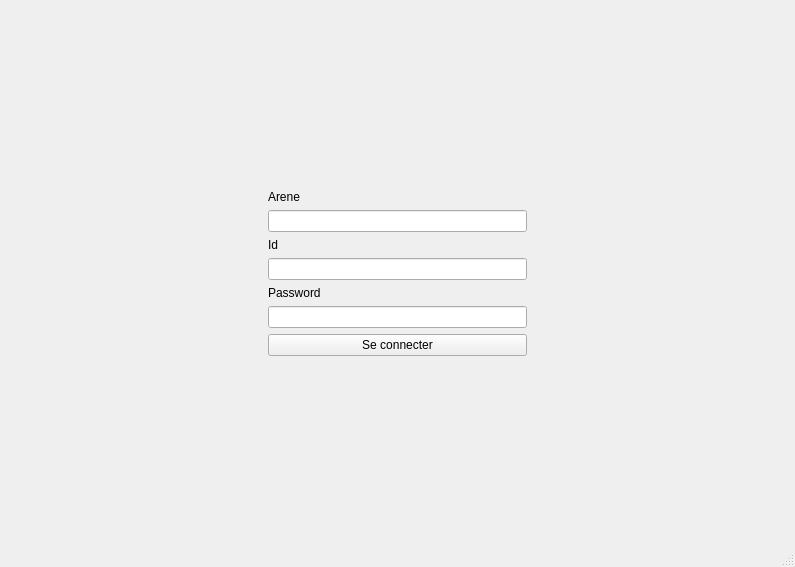
<?xml version="1.0" encoding="UTF-8"?>
<ui version="4.0">
 <class>MainWindow</class>
 <widget class="QMainWindow" name="MainWindow">
  <property name="geometry">
   <rect>
    <x>0</x>
    <y>0</y>
    <width>795</width>
    <height>567</height>
   </rect>
  </property>
  <property name="windowTitle">
   <string>MainWindow</string>
  </property>
  <widget class="QWidget" name="centralwidget">
   <layout class="QHBoxLayout" name="horizontalLayout">
    <item>
     <spacer name="horizontalSpacer">
      <property name="orientation">
       <enum>Qt::Horizontal</enum>
      </property>
      <property name="sizeHint" stdset="0">
       <size>
        <width>40</width>
        <height>20</height>
       </size>
      </property>
     </spacer>
    </item>
    <item>
     <layout class="QVBoxLayout" name="verticalLayout">
      <item>
       <spacer name="verticalSpacer">
        <property name="orientation">
         <enum>Qt::Vertical</enum>
        </property>
        <property name="sizeHint" stdset="0">
         <size>
          <width>20</width>
          <height>40</height>
         </size>
        </property>
       </spacer>
      </item>
      <item>
       <widget class="QLabel" name="label">
        <property name="text">
         <string>Arene</string>
        </property>
       </widget>
      </item>
      <item>
       <widget class="QLineEdit" name="AreneEdit">
        <property name="text">
         <string/>
        </property>
       </widget>
      </item>
      <item>
       <widget class="QLabel" name="label_2">
        <property name="text">
         <string>Id</string>
        </property>
       </widget>
      </item>
      <item>
       <widget class="QLineEdit" name="IdEdit"/>
      </item>
      <item>
       <widget class="QLabel" name="label_3">
        <property name="text">
         <string>Password</string>
        </property>
       </widget>
      </item>
      <item>
       <widget class="QLineEdit" name="PasswordEdit"/>
      </item>
      <item>
       <widget class="QPushButton" name="pushButton">
        <property name="text">
         <string>Se connecter</string>
        </property>
       </widget>
      </item>
      <item>
       <spacer name="verticalSpacer_2">
        <property name="orientation">
         <enum>Qt::Vertical</enum>
        </property>
        <property name="sizeHint" stdset="0">
         <size>
          <width>20</width>
          <height>40</height>
         </size>
        </property>
       </spacer>
      </item>
     </layout>
    </item>
    <item>
     <spacer name="horizontalSpacer_2">
      <property name="orientation">
       <enum>Qt::Horizontal</enum>
      </property>
      <property name="sizeHint" stdset="0">
       <size>
        <width>40</width>
        <height>20</height>
       </size>
      </property>
     </spacer>
    </item>
   </layout>
  </widget>
  <widget class="QMenuBar" name="menubar">
   <property name="geometry">
    <rect>
     <x>0</x>
     <y>0</y>
     <width>795</width>
     <height>21</height>
    </rect>
   </property>
  </widget>
  <widget class="QStatusBar" name="statusbar"/>
 </widget>
 <resources/>
 <connections>
  <connection>
   <sender>AreneEdit</sender>
   <signal>textChanged(QString)</signal>
   <receiver>MainWindow</receiver>
   <slot>onTextChanged(QString)</slot>
   <hints>
    <hint type="sourcelabel">
     <x>396</x>
     <y>225</y>
    </hint>
    <hint type="destinationlabel">
     <x>396</x>
     <y>280</y>
    </hint>
   </hints>
  </connection>
  <connection>
   <sender>pushButton</sender>
   <signal>clicked()</signal>
   <receiver>MainWindow</receiver>
   <slot>onPushButton()</slot>
   <hints>
    <hint type="sourcelabel">
     <x>396</x>
     <y>355</y>
    </hint>
    <hint type="destinationlabel">
     <x>396</x>
     <y>280</y>
    </hint>
   </hints>
  </connection>
  <connection>
   <sender>IdEdit</sender>
   <signal>textChanged(QString)</signal>
   <receiver>MainWindow</receiver>
   <slot>onTextChanged(QString)</slot>
   <hints>
    <hint type="sourcelabel">
     <x>397</x>
     <y>278</y>
    </hint>
    <hint type="destinationlabel">
     <x>397</x>
     <y>283</y>
    </hint>
   </hints>
  </connection>
  <connection>
   <sender>PasswordEdit</sender>
   <signal>textChanged(QString)</signal>
   <receiver>MainWindow</receiver>
   <slot>onTextChanged(QString)</slot>
   <hints>
    <hint type="sourcelabel">
     <x>397</x>
     <y>328</y>
    </hint>
    <hint type="destinationlabel">
     <x>397</x>
     <y>283</y>
    </hint>
   </hints>
  </connection>
 </connections>
 <slots>
  <slot>onTextChanged(QString)</slot>
  <slot>onPushButton()</slot>
  <slot>slot1()</slot>
 </slots>
</ui>
